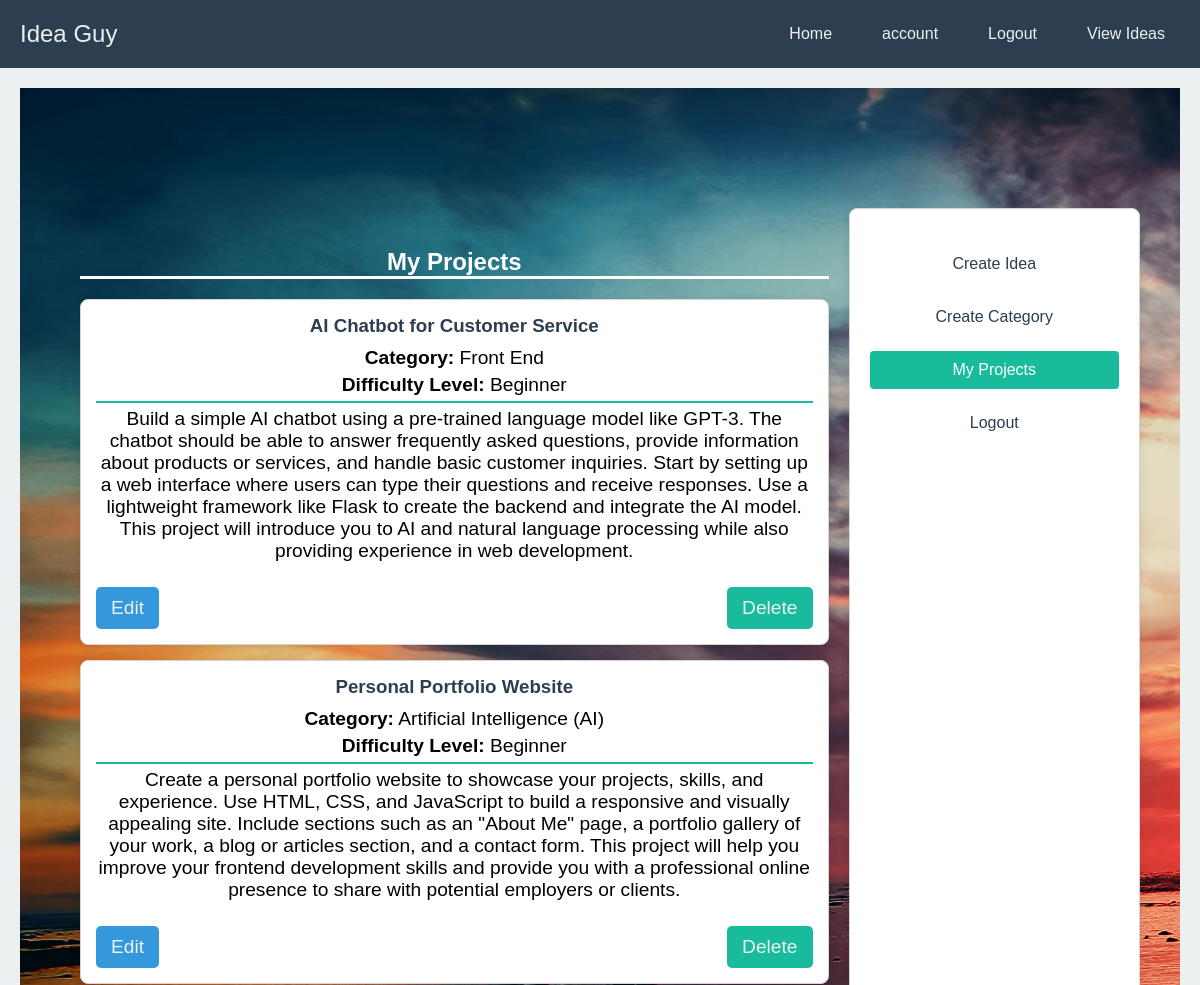
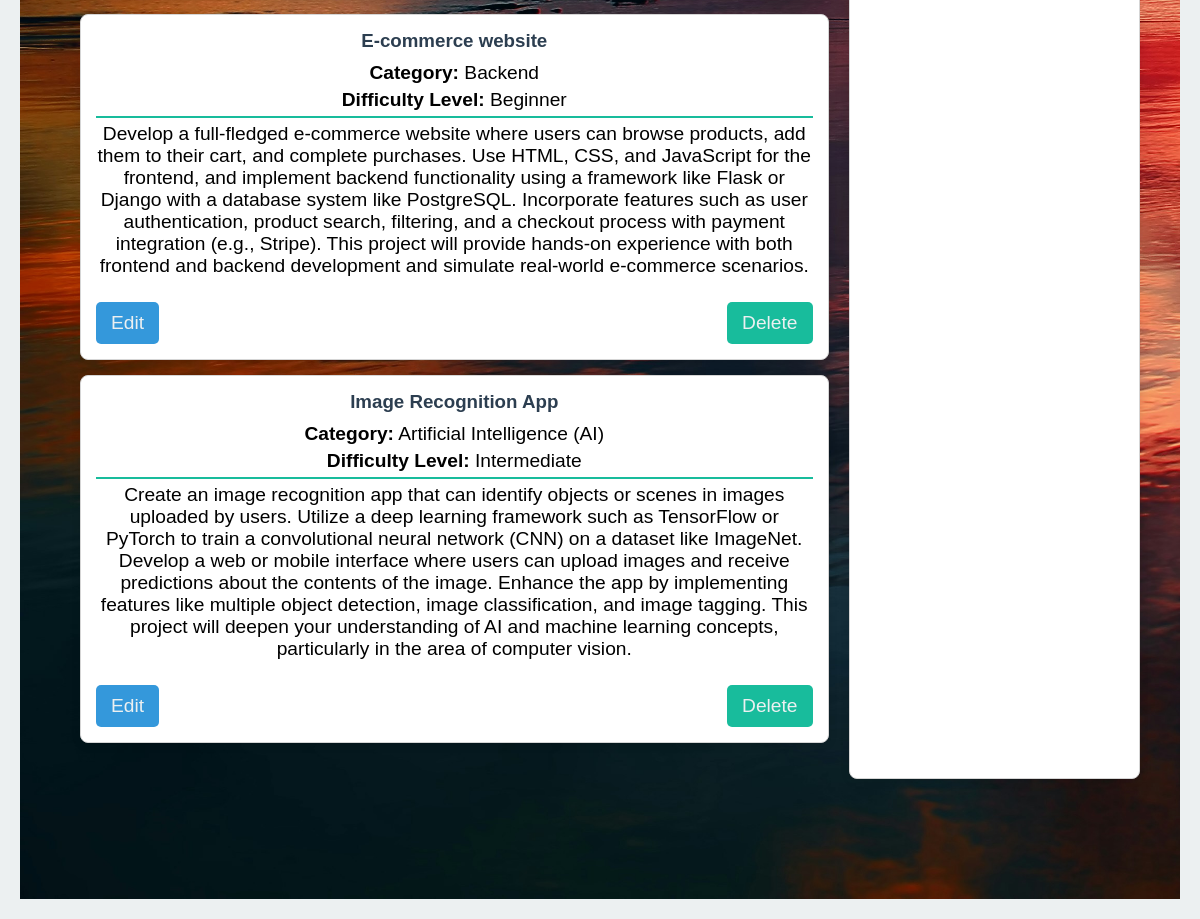
The page /account (signed in) on the database its author committed (2 pictures, top to bottom).
### the_idea/models.py (models this page shows, shortened)
class Projects(db.Model):
    project_id = db.Column(db.String(20), primary_key=True)
    title = db.Column(db.String(80), nullable=False)
    difficulty_level = db.Column(db.String(50), nullable=False)
    category = db.Column(db.String(50), nullable=False)
    description = db.Column(db.Text, nullable=False)
    category_id = db.Column(db.Integer, db.ForeignKey('categories.category_id'), nullable=False)
    user_id = db.Column(db.String(20), db.ForeignKey('users.id'), nullable=False)
    created_at = db.Column(db.DateTime, default=db.func.current_timestamp())
    updated_at = db.Column(db.DateTime, default=db.func.current_timestamp())

### the_idea/routes.py (the view)
@app.route('/account', methods = ['GET'])
@login_required
def account():
    projects = user_projects()
    my_projects = Projects.query.filter_by(user_id = current_user.id)
    length = len(my_projects.all())
    return render_template('account.html', projects = projects, my_projects = my_projects, title = 'Account', length = length)

### the_idea/models.py (called while the page is built)
@login_manager.user_loader
def load_user(user_id):
    return Users.query.get(user_id)

### the_idea/routes.py (called while the page is built)
@app.route('/user_projects', methods = ['GET'])
def user_projects():
    users = Users.query.all()
    user_projects = []
    for user in users:
        users_data = [
            {
                'id': user.id,
                'username': user.username,
                'email': user.email,
                'projects': [{
                    'project_id': project.project_id,
                    'title': project.title,
                    'difficulty_level': project.difficulty_level,
                    'description': project.description,
                    'created_at': project.created_at,
                    'updated_at': project.updated_at
                } for project in user.projects]
            }
        ]
        user_projects.append(users_data)
    return jsonify(user_projects)

### the_idea/templates/account.html (shortened to what this page needs)
{%extends 'layout.html'%}
{%block content%}
<body>
    <head>
        <link rel="stylesheet" href="{{ url_for('static', filename='css/account.css') }}">
    </head>
    <main>
        <div class="account-container">
            <section class="content">
                <h2>My Projects</h2>
                <ul class="project-list">
                    {% if length == 0 %}
                        <p><strong>You have not created any projects yet... click create Idea to add one</strong></p>
                    {% else %}
                        {% for project in my_projects %}
                        <li>
                            <h3>{{ project.title }}</h3>
                            <p><strong>Category:</strong> {{ project.category }}</p>
                            <p><strong>Difficulty Level:</strong> {{ project.difficulty_level }}</p>
                            <div class="project_view">
                                {{project.description|safe}}
                            </div>
                            <div class="project-actions">
                                <a href="{{ url_for('edit_project', project_id=project.project_id) }}" class="btn btn-edit">Edit</a>
                                <a href="{{ url_for('delete_project', project_id=project.project_id) }}" class="btn btn-view">Delete</a>
                            </div>
                        </li>
                        {% endfor %}
                    {% endif %}
                </ul>
            </section>
            <aside class="sidebar">
                <ul>
                    <li><a href="{{ url_for('create_idea') }}">Create Idea</a></li>
                    <li><a href="{{ url_for('create_category') }}">Create Category</a></li>
                    <li><a href="{{ url_for('user_projects') }}" class="active">My Projects</a></li>
                    <li><a href="{{url_for('logout')}}">Logout</a></li>
                </ul>
            </aside>
        </div>
    </main>
</body>
{%endblock%}

### the_idea/static/css/home.css (style rules this page uses)
body { font-family: Arial, sans-serif; margin: 0; background-color: #ECF0F1; color: #2C3E50; margin-top: auto; }
.hero p { font-size: 1.2em; margin-bottom: 20px; animation: slideInRight 1s ease-in-out; }
.btn { background-color: #18BC9C; color: #ECF0F1; padding: 15px 30px; text-decoration: none; border-radius: 5px; font-size: 1.2em; transition: background-color 0.3s; animation: zoomIn 1.5s ease-in-out; }

### the_idea/static/css/account.css (style rules this page uses)
main { padding: 20px; }
.account-container { display: flex; max-width: 1200px; margin: 0 auto; }
.sidebar { width: 25%; height: auto; background-color: #FFFFFF; border: 1px solid #D5D5D5; border-radius: 8px; box-shadow: 0 2px 10px rgba(0, 0, 0, 0.1); padding: 20px; }
.sidebar ul { list-style: none; padding: 0; }
.sidebar ul li { margin-bottom: 15px; }
.sidebar ul li a { text-decoration: none; color: #2C3E50; display: block; padding: 10px; border-radius: 4px; transition: background-color 0.3s; }
.sidebar ul li a:hover, .sidebar ul li a.active { background-color: #18BC9C; color:#FFFFFF; }
.content { width: 75%; padding: 20px; }
.project_view { display: flex; align-items: center; margin-bottom: 20px; border-top: 2px solid #18BC9C; color: black; }
.content h2 { color: white; margin-bottom: 20px; border-bottom:3px solid white ; }
.project-list { list-style: none; padding: 0; }
.project-list li { background-color: #FFFFFF; border: 1px solid #D5D5D5; border-radius: 8px; box-shadow: 0 2px 10px rgba(0, 0, 0, 0.1); padding: 15px; margin-bottom: 15px; }
.project-list h3 { margin: 0 0 10px 0; color: #2C3E50; }
.project-list p { margin: 5px 0; color:black; }
.project-actions { display: flex; justify-content: space-between; margin-top: 10px; }
.project-actions .btn { display: inline-block; padding: 10px 15px; text-decoration: none; border-radius: 5px; color: #ECF0F1; }
.project-actions .btn-edit { background-color: #3498DB; }

### rows shown on the page
Projects: title "AI Chatbot for Customer Service", category "Front End", difficulty_level "Beginner", description "Build a simple AI chatbot using a pre-trained language model like GPT-3. The chatbot should be able to answer frequently asked questions, provide information about products or services, and handle basic customer inquiries. Start by setting up a web interface where users can type their questions and receive responses. Use a lightweight framework like Flask to create the backend and integrate the AI model. This project will introduce you to AI and natural language processing while also providing experience in web development."
Projects: title "Personal Portfolio Website", category "Artificial Intelligence (AI)", difficulty_level "Beginner", description "Create a personal portfolio website to showcase your projects, skills, and experience. Use HTML, CSS, and JavaScript to build a responsive and visually appealing site. Include sections such as an \"About Me\" page, a portfolio gallery of your work, a blog or articles section, and a contact form. This project will help you improve your frontend development skills and provide you with a professional online presence to share with potential employers or clients."
Projects: title "E-commerce website", category "Backend", difficulty_level "Beginner", description "Develop a full-fledged e-commerce website where users can browse products, add them to their cart, and complete purchases. Use HTML, CSS, and JavaScript for the frontend, and implement backend functionality using a framework like Flask or Django with a database system like PostgreSQL. Incorporate features such as user authentication, product search, filtering, and a checkout process with payment integration (e.g., Stripe). This project will provide hands-on experience with both frontend and backend development and simulate real-world e-commerce scenarios."
Projects: title "Image Recognition App", category "Artificial Intelligence (AI)", difficulty_level "Intermediate", description "Create an image recognition app that can identify objects or scenes in images uploaded by users. Utilize a deep learning framework such as TensorFlow or PyTorch to train a convolutional neural network (CNN) on a dataset like ImageNet. Develop a web or mobile interface where users can upload images and receive predictions about the contents of the image. Enhance the app by implementing features like multiple object detection, image classification, and image tagging. This project will deepen your understanding of AI and machine learning concepts, particularly in the area of computer vision."
